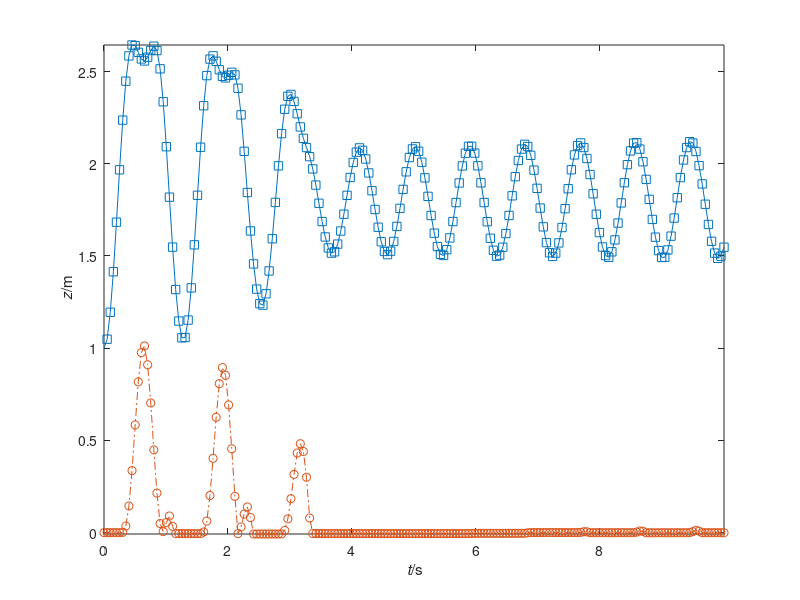

Source code (MATLAB):
%%% jumping_spring.m
%% Simulation of two bodies connected by Hookean spring in 1D
%% moving vertically, with floor
%% SI units used throughout
%% Coordinates (z)
%%%% Constants
ma = 2; % mass of object a
mb = 1; % mass of object b
g = 9.80665; % gravitational acceleration
k = 100; % spring constant
lo = 2; % spring natural length
%%
Gaz = -ma*g; % gravity supply on object a
Gbz = -mb*g; % gravity supply on object b
%%
t1 = 10; % final time
dt = 0.001; % time step
%%%% STATE: z,vz for a and b; initial conditions
t = 0; % initial time
za = 1; % initial position object a
zb = 0; % initial position object b
vaz = 0; % initial velocity object a
vbz = 0; % initial velocity object b
%% %@
%%%% Plot & saving
%% adjust final time if not multiple of timestep
t1 = t1 + mod(t1-t,dt);
%% Save values of all quantities at some steps during the simulation,
%% for subsequente analysis or plotting
%% (saving at all timesteps could be too costly)
Nsaves = 200; % number of timepoints to save during the simulation
%% Calculate time interval for saving
dsave = (t1-t)/(Nsaves-1);
if abs(dsave) < abs(dt)
  error('time interval between saves is smaller than timestep')
end
%% Initialize vectors to contain saved values
tSave = nan(Nsaves,1); % time
zaSave = nan(Nsaves,1); % position object a
zbSave = nan(Nsaves,1); % position object b
vazSavez = nan(Nsaves,1); % velocity object a
vbzSavez = nan(Nsaves,1); % velocity object b
%% Save initial values
i = 1; % index that keeps count of savepoints
t0 = t;
tSave(1) = t;
zaSave(1) = za;
zbSave(1) = zb;
vzaSave(1) = vaz;
vzbSave(1) = vbz;
%% Initialize plot
close all;
cols = get(0, 'DefaultAxesColorOrder');
plot(tSave(1), zaSave(1), 's','Color',cols(1,:)); axis('tight');
plot(tSave(1), zbSave(1), 'o','Color',cols(2,:));
xlabel('{\it t}/s'); ylabel('{\it z}/m'); hold on;
%% %@
%%%% Numerical time integration
%% loop
while t < t1
  Paz = ma*vaz;
  Pbz = mb*vbz;
  %% Hooke's law
  Fasz = -k*(za-zb-lo);
  Fbsz = -Fasz;
  %% normal force
  Fverta = Fasz + Gaz + Paz/dt;
  if za <= 0 && Fverta < 0
    Fnaz = -Fverta;
  else
    Fnaz = 0;
  end
  Fvertb = Fbsz + Gbz + Pbz/dt;
  if zb <= 0 && Fvertb < 0
    Fnbz = -Fvertb;
  else
    Fnbz = 0;
  end
  %%
  %% Drive forward in time
  %% update momentum
  Paz = Paz + (Fasz + Fnaz + Gaz)*dt;
  Pbz = Pbz + (Fbsz + Fnbz + Gbz)*dt;
  %% update position
  za = za + vaz*dt;
  zb = zb + vbz*dt;
  %% update time
  t = t + dt;
  %%
  vaz = Paz/ma;
  vbz = Pbz/mb;
  %% %@
  %% Check whether to save & plot at this step
  if min(abs([0 dsave] - mod(t-t0, dsave))) <= abs(dt)/2
    i = i+1;
    tSave(i) = t;
    zaSave(i) = za;
    zbSave(i) = zb;
    vzaSave(i) = vaz;
    vzbSave(i) = vbz;
    plot(t, za, 's','Color',cols(1,:));
    plot(t, zb, 'o','Color',cols(2,:));
    pause(0.001);
  end %@
end %@
%% Plot full trajectory
plot(tSave,zaSave,'-','Color',cols(1,:)); axis('tight');
plot(tSave,zbSave,'-.','Color',cols(2,:)); %@
